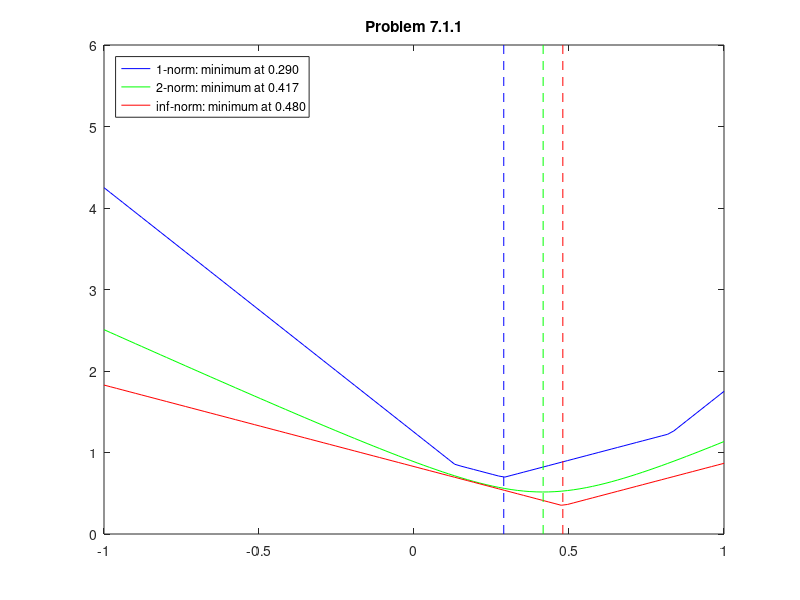

MATLAB code for this plot:
%==========================================================================
% CSc301 Scientific Computing, Homework Assignment 5
% Due: December 3, 2015
% Brandon Chin
%==========================================================================

% Problem 3
%
% 7.1.1
% 
% Consider the problem: min ||[1;1;1]x - [b1;b2;b3]||p
% where p = 1,2,or INFINITY.  Suppose b1 >= b2 >= b3.  Show that 
%   p = 1           => xopt = b2
%   p = 2           => xopt = (b1 + b2 + b3)/3
%   p = INFINITY    => xopt (b1 + b3)/2

close all;
clear;
clc;

n = 100;
b = sort(rand(3,1));
b = b(3:-1:1);
A = [1;1;1];
x = linspace(-1,1,n);
p1   = zeros(n,1);
p2   = zeros(n,1);
pinf = zeros(n,1);

for i=1:n
   p1(i)   = norm(A*x(i)-b,1);
   p2(i)   = norm(A*x(i)-b,2);
   pinf(i) = norm(A*x(i)-b,'inf');
end

figure;
plot(x, p1, 'Color', 'blue'); hold on;
plot(x, p2, 'Color', 'green'); hold on;
plot(x, pinf, 'Color', 'red'); hold on;
plot([b(2),b(2)], [0,6], '--', 'Color', 'blue'); hold on;
plot([sum(b)/3, sum(b)/3], [0,6], '--', 'Color', 'green'); hold on;
plot([(b(1) + b(3))/2, (b(1) + b(3))/2], [0,6], '--', 'Color', 'red');

legend(sprintf('1-norm: minimum at %5.3f', b(2)), sprintf('2-norm: minimum at %5.3f', sum(b)/3), sprintf('inf-norm: minimum at %5.3f', (b(1)+b(3))/2), 'Location', 'Northwest');
title('Problem 7.1.1');
